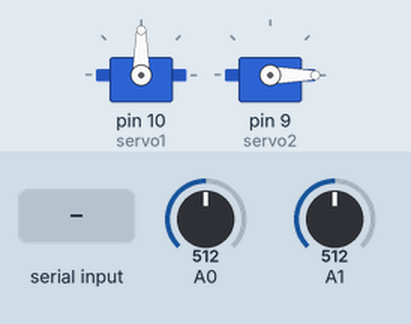
Simulated run of this sketch. Board: Arduino Uno, built with avr-gcc and run on an emulated ATmega328P. On the bench: 2 × servo. The test bench sets the inputs (shaded band); at power-on: A0 = 512, A1 = 512. What the sketch prints to the serial monitor is not drawn.

Above: at 1.2 s.
1.3 s: A0 set to 716
At 2.4 s:
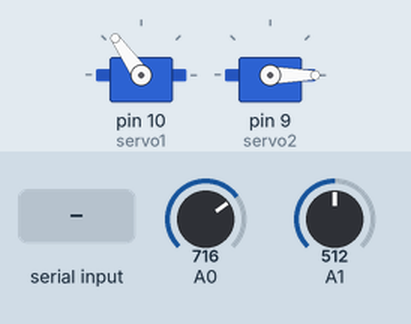
2.8 s: "90,45\n" received over Serial
At 4.8 s:
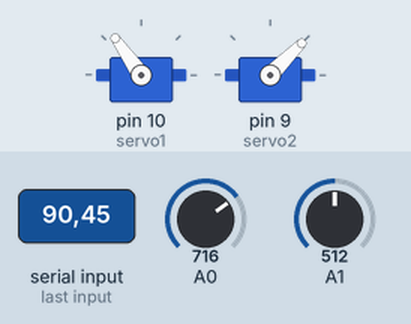
5.3 s: A1 set to 716
At 6.5 s:
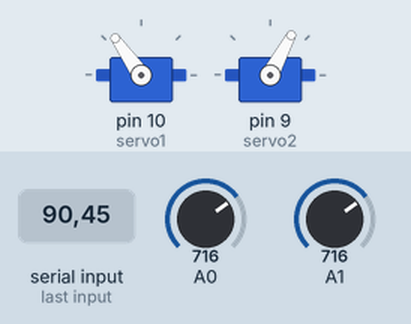
6.8 s: "30,150\n" received over Serial
At 8.3 s:
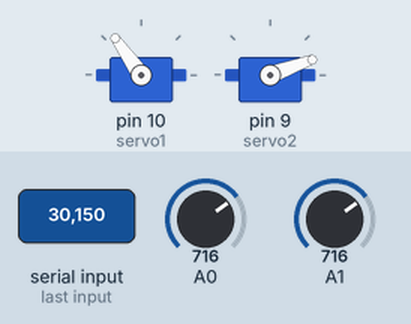
9.3 s: A0 set to 900
At 10.0 s:
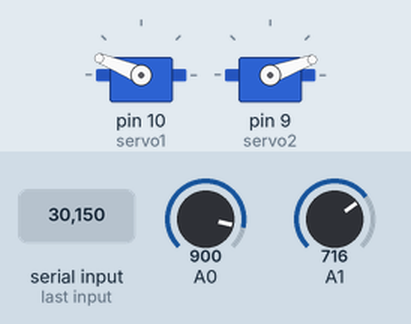
10.8 s: A1 set to 511
At 11.6 s:
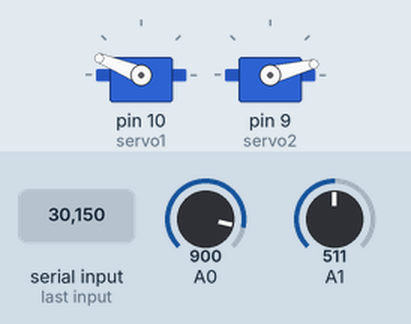
Timing chart, 0 to 13.3 s (numbered marks = the images above; inputs shaded):
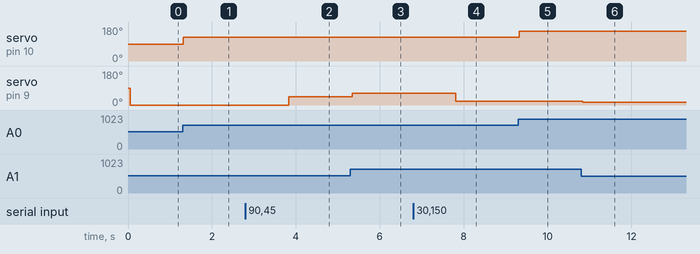

Measured:
- after the input at 1.3 s, servo on pin 10 (servo1): 90° → 125° at once
- after the input at 2.8 s, servo on pin 9 (servo2): 0° → 45° after 1.0 s
- after the input at 5.3 s, servo on pin 9 (servo2): 45° → 62° at once
- after the input at 6.8 s, servo on pin 9 (servo2): 62° → 20° after 1.0 s
- after the input at 9.3 s, servo on pin 10 (servo1): 125° → 158° at once
- after the input at 10.8 s, servo on pin 9 (servo2): 20° → 14° at once

The sketch:

FarinangoRafael_SIMULACION4.2_SE.ino
```cpp
/*
 *CAPITULO IV: PERIFERICOS ESPECIALES
 *CODIGO 15: CAD Y SERVO
 *OBJETIVO: REALIZAR EL GIRO DE UN UN SERVO MOTOR HASTA EL LIMITE INGRESADO POR COMNICACION SERIAL
 *NOMBRE: RAFAEL FARINANGO
 *FUNCIONES:  analogRead(conversor)
 *            analogWrite(pin,dutty)
 */

#include <Servo.h>

Servo servo1;     //crea objeto para servo1
Servo servo2;     //crea objeto para servo2
int conversor1;
int conversor2;
String dato;      //para comunicacion serial
int giro = 0;     //variable limite de giro


void setup() {
  Serial.begin(9600);
  servo1.attach(10);    //configuracion servo 1
  servo2.attach(9);     //configuracion servo 2
  Serial.println("Ingrese un valor numerico entre 0 y 180:");
}

void loop() {
  conversor1 = analogRead(0);                 //lectura de conversor 1
  conversor1 = map(conversor1,0,1023,0,180);  //funcion cambio de limite
  servo1.write(conversor1);                   //imprime valor en servo1
  delay(50);                                  //espera de estabilizacion

  conversor2 = analogRead(1);
  if(Serial.available() > 0){
    dato = Serial.readString();    //almacena dato en la variable
    giro = dato.toInt();          //convierte de string a entero
  }
  if(giro < 180){               //si cumple condicion maxima de giro
      conversor2 = map(conversor2,0,1023,0,giro);
      servo2.write(conversor2);
  }
  else{
    Serial.println("Dato Invalido");
    delay(50);
  }
}
```
